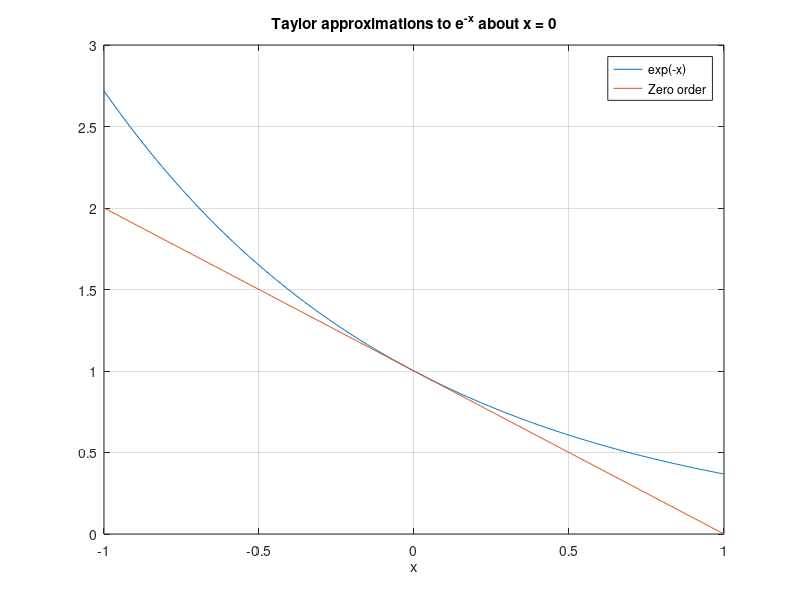

MATLAB code to generate this figure:
% MATH2089 -- File = taylor1.m
% Plot Taylor approximations to exp(-x) about x = 0

% Equally spaced points on [-1, 1]
h = linspace(-1, 1, 401);

% Exact function values
f = exp(-h);

% Taylor approximations
f0 = ones(size(h));
f1 = f0 - h;
f2 = f1 + h.^2/2;
f3 = f2 - h.^3/6;

figure(1)
plot(h,f,h,f1)
%plot(h, f, h, f0, h, f1, h, f2, h, f3);
grid on
xlabel('x')
title('Taylor approximations to e^{-x} about x = 0')
legend('exp(-x)', 'Zero order', 'First order', 'Second order', ...
       'Third order')
%       'Third order', 'Fourth order', 'Fifth order', 'Location', 'SouthEast')
